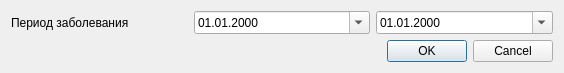
<?xml version="1.0" encoding="UTF-8"?>
<ui version="4.0">
 <class>ChangePeriodDiagnosisLUD</class>
 <widget class="QDialog" name="ChangePeriodDiagnosisLUD">
  <property name="geometry">
   <rect>
    <x>0</x>
    <y>0</y>
    <width>564</width>
    <height>71</height>
   </rect>
  </property>
  <property name="windowTitle">
   <string>Изменение пероида заболевания</string>
  </property>
  <layout class="QGridLayout" name="gridLayout">
   <item row="0" column="0">
    <widget class="QLabel" name="lblPeriod">
     <property name="text">
      <string>Период заболевания</string>
     </property>
    </widget>
   </item>
   <item row="0" column="1">
    <widget class="CDateEdit" name="edtBegDate">
     <property name="sizePolicy">
      <sizepolicy hsizetype="Preferred" vsizetype="Fixed">
       <horstretch>0</horstretch>
       <verstretch>0</verstretch>
      </sizepolicy>
     </property>
     <property name="displayFormat">
      <string>dd.MM.yyyy</string>
     </property>
     <property name="calendarPopup">
      <bool>true</bool>
     </property>
    </widget>
   </item>
   <item row="0" column="2">
    <widget class="CDateEdit" name="edtEndDate">
     <property name="sizePolicy">
      <sizepolicy hsizetype="Preferred" vsizetype="Fixed">
       <horstretch>0</horstretch>
       <verstretch>0</verstretch>
      </sizepolicy>
     </property>
     <property name="displayFormat">
      <string>dd.MM.yyyy</string>
     </property>
     <property name="calendarPopup">
      <bool>true</bool>
     </property>
    </widget>
   </item>
   <item row="1" column="1">
    <spacer name="verticalSpacer">
     <property name="orientation">
      <enum>Qt::Vertical</enum>
     </property>
     <property name="sizeHint" stdset="0">
      <size>
       <width>20</width>
       <height>40</height>
      </size>
     </property>
    </spacer>
   </item>
   <item row="2" column="0" colspan="3">
    <widget class="QDialogButtonBox" name="buttonBox">
     <property name="orientation">
      <enum>Qt::Horizontal</enum>
     </property>
     <property name="standardButtons">
      <set>QDialogButtonBox::Cancel|QDialogButtonBox::Ok</set>
     </property>
    </widget>
   </item>
  </layout>
 </widget>
 <customwidgets>
  <customwidget>
   <class>CDateEdit</class>
   <extends>QDateEdit</extends>
   <header>library/DateEdit.h</header>
  </customwidget>
 </customwidgets>
 <resources/>
 <connections>
  <connection>
   <sender>buttonBox</sender>
   <signal>accepted()</signal>
   <receiver>ChangePeriodDiagnosisLUD</receiver>
   <slot>accept()</slot>
   <hints>
    <hint type="sourcelabel">
     <x>248</x>
     <y>254</y>
    </hint>
    <hint type="destinationlabel">
     <x>157</x>
     <y>274</y>
    </hint>
   </hints>
  </connection>
  <connection>
   <sender>buttonBox</sender>
   <signal>rejected()</signal>
   <receiver>ChangePeriodDiagnosisLUD</receiver>
   <slot>reject()</slot>
   <hints>
    <hint type="sourcelabel">
     <x>316</x>
     <y>260</y>
    </hint>
    <hint type="destinationlabel">
     <x>286</x>
     <y>274</y>
    </hint>
   </hints>
  </connection>
 </connections>
</ui>
